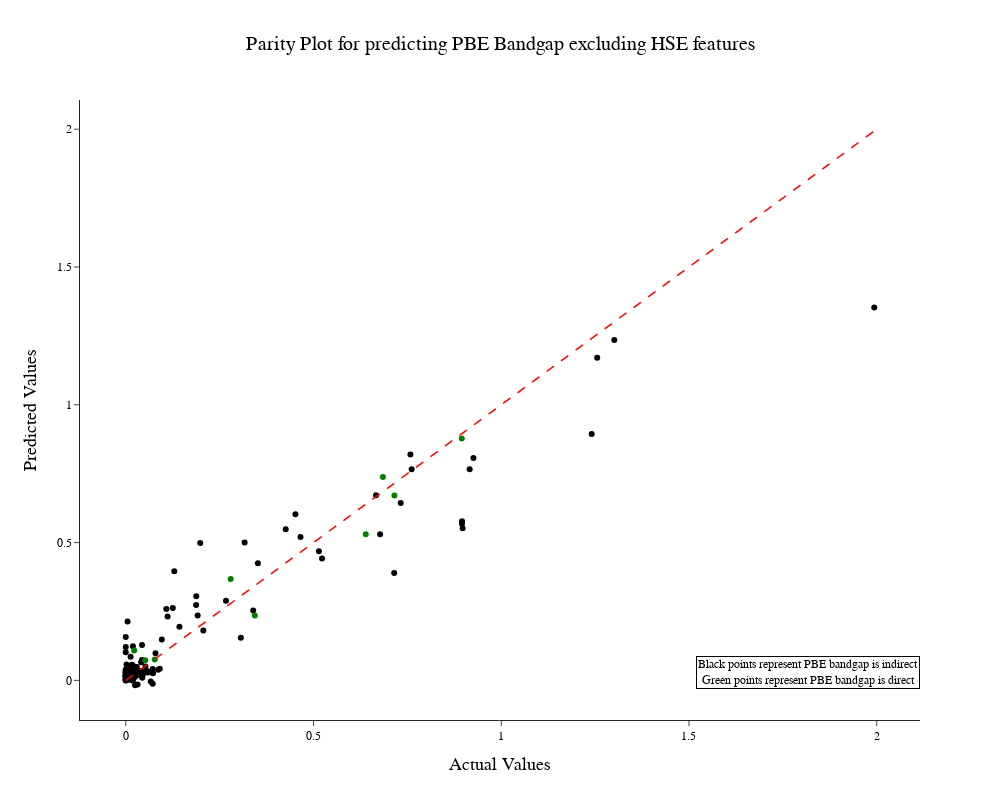

The notebook cell saved with this chart:
### Markdown cell above
### Graph for predicting PBE Bandgap excluding HSE features

### Code cell
import plotly.graph_objects as go

# Predict on training and test sets
y_train_pred = xgb_reg.predict(X_train)
y_test_pred = xgb_reg.predict(X_test)


# Create a parity plot for test set
test_set_df_ = pd.DataFrame({'y_test': y_test, 'y_test_pred': y_test_pred})

# Merge the DataFrame with the main DataFrame 'df' to get 'hse_direct' values
test_set_df_ = pd.merge(test_set_df_, df[['PBE_direct']], left_index=True, right_index=True, how='left')

parity_test_fig = go.Figure()

# Create a color list based on pbe_direct values
colors = []

for index, row in test_set_df_.iterrows():
    pbe_direct_val = row['PBE_direct']
    if pd.isna(pbe_direct_val):
        colors.append('red')
    elif pbe_direct_val == 1:
        colors.append('green')
    else:
        colors.append('black')

parity_test_fig.add_trace(go.Scatter(
    x=test_set_df_['y_test'],
    y=test_set_df_['y_test_pred'],
    mode='markers',
    name='Test Set',
    marker=dict(size=6, color=colors)
))

parity_test_fig.add_trace(go.Scatter(
    x=[min(test_set_df_['y_test']), max(test_set_df_['y_test'])],
    y=[min(test_set_df_['y_test']), max(test_set_df_['y_test'])],
    mode='lines',
    name='Ideal Prediction',
    line=dict(dash='dash', color='red', width=1.5)
))

# Add custom legend entry
parity_test_fig.add_trace(go.Scatter(
    x=[],
    y=[],
    mode='markers',
    marker=dict(size=10, color='green'),
    name='PBE direct'
))

parity_test_fig.add_trace(go.Scatter(
    x=[],
    y=[],
    mode='markers',
    marker=dict(size=10, color='black'),
    name='PBE indirect'
))

parity_test_fig.update_layout(
    template='simple_white',  
    title='Parity Plot for predicting PBE Bandgap excluding HSE features',
    xaxis_title='Actual Values',
    yaxis_title='Predicted Values',
    font_family="Courier New",
    font_color="black",
    title_font_family="Arial",
    title_font_size = 20,
    title_font_color="black",
    title_x = 0.5,
    xaxis_title_font_size = 18,
    yaxis_title_font_size = 18,
    legend_title_font_color="green",
    xaxis_title_font_family = "arial",
    yaxis_title_font_family = "arial",
    showlegend=False,  
    width=1000,  
    height=800,
)

textt = "Black points represent PBE bandgap is indirect<br>Green points represent PBE bandgap is direct"

parity_test_fig.add_annotation(
    text=textt,  
    x= 1,  
    y= 0.05,  
    xref="paper",  
    yref="paper",  
    showarrow=False, 
    font=dict(family="Arial", size=12, color="black"),  
    bgcolor="rgba(255, 255, 255, 0.7)",  
    bordercolor="black",  
    borderwidth=1,  
)

config = {
    'toImageButtonOptions': {
        'format': 'png',  # one of png, svg, jpeg, webp
        'filename': 'custom_image',
        'height': 500,
        'width': 700,
        'scale': 6  # Multiply title/legend/axis/canvas sizes by this factor
    }
}

parity_test_fig.show(config=config)

### Figure 1 — Plotly figure (JSON) as saved in the notebook; plotly's stock layout.template omitted (floating-point values rounded to 4 significant figures; data arrays with more than 128 entries replaced by an {"elided": "..."} marker saying what was removed)
{"data": [{"marker": {"color": {"elided": "184 str values"}, "size": 6}, "mode": "markers", "name": "Test Set", "type": "scatter", "x": {"elided": "184 float values"}, "y": {"elided": "184 float values"}}, {"line": {"color": "red", "dash": "dash", "width": 1.5}, "mode": "lines", "name": "Ideal Prediction", "type": "scatter", "x": [0, 1.993], "y": [0, 1.993]}, {"marker": {"color": "green", "size": 10}, "mode": "markers", "name": "PBE direct", "type": "scatter", "x": [], "y": []}, {"marker": {"color": "black", "size": 10}, "mode": "markers", "name": "PBE indirect", "type": "scatter", "x": [], "y": []}], "layout": {"annotations": [{"bgcolor": "rgba(255, 255, 255, 0.7)", "bordercolor": "black", "borderwidth": 1, "font": {"color": "black", "family": "Arial", "size": 12}, "showarrow": false, "text": "Black points represent PBE bandgap is indirect<br>Green points represent PBE bandgap is direct", "x": 1, "xref": "paper", "y": 0.05, "yref": "paper"}], "font": {"color": "black", "family": "Courier New"}, "height": 800, "legend": {"title": {"font": {"color": "green"}}}, "showlegend": false, "title": {"font": {"color": "black", "family": "Arial", "size": 20}, "text": "Parity Plot for predicting PBE Bandgap excluding HSE features", "x": 0.5}, "width": 1000, "xaxis": {"title": {"font": {"family": "arial", "size": 18}, "text": "Actual Values"}}, "yaxis": {"title": {"font": {"family": "arial", "size": 18}, "text": "Predicted Values"}}}}
